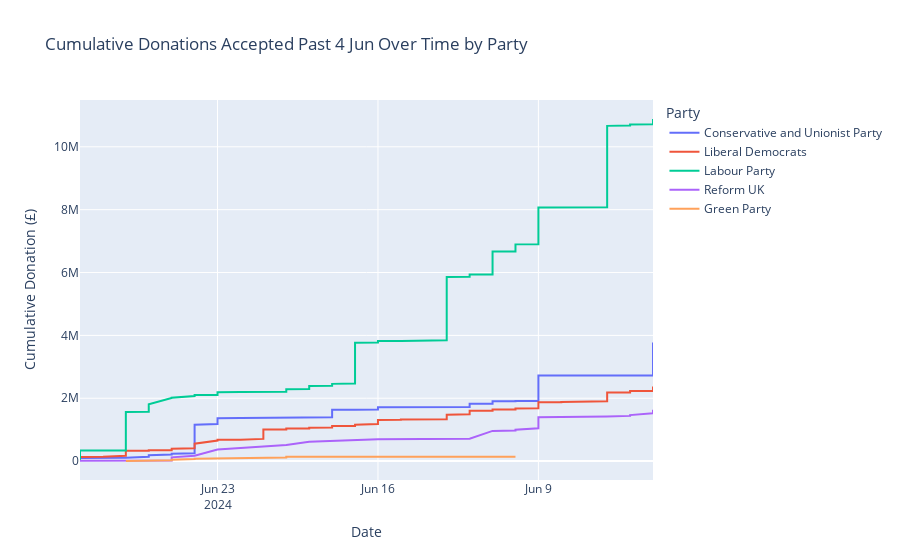

The notebook cell saved with this chart:
### Markdown cell above
## Cumulative Donations Accepted Past 4 Jun Over Time by Party

### Code cell
import pandas as pd
import plotly.express as px

# Assuming 'data' is your loaded DataFrame
# Convert 'Value' to numeric if not already done, and 'AcceptedDate' to datetime format
data['Value'] = pd.to_numeric(data['Value'], errors='coerce')
data['AcceptedDate'] = pd.to_datetime(data['AcceptedDate'], errors='coerce')

# Filter for specific parties
parties_to_keep = [
    'Conservative and Unionist Party', 'Green Party', 'Labour Party', 
    'Liberal Democrats', 'Reform UK'
]
filtered_data = data[data['RegulatedEntityName'].isin(parties_to_keep)]

# Group by 'AcceptedDate' and 'RegulatedEntityName' to calculate cumulative donations
filtered_data['Cumulative Sum'] = filtered_data.groupby('RegulatedEntityName')['Value'].cumsum()

# Rename columns for clarity
filtered_data = filtered_data.rename(columns={
    'AcceptedDate': 'Date', 
    'RegulatedEntityName': 'Party', 
    'Value': 'Donation'
})

# Plot the data with reversed X-axis
fig = px.line(
    filtered_data, 
    x='Date', 
    y='Cumulative Sum', 
    color='Party', 
    title='Cumulative Donations Accepted Past 4 Jun Over Time by Party',
    labels={'Cumulative Sum': 'Cumulative Donation (£)'}
)

# Reverse the X-axis
fig.update_layout(xaxis=dict(autorange="reversed"))

fig.show()

### Figure 1 — Plotly figure (JSON) as saved in the notebook; plotly's stock layout.template omitted (floating-point values rounded to 4 significant figures; data arrays with more than 128 entries replaced by an {"elided": "..."} marker saying what was removed)
{"data": [{"hovertemplate": "Party=Conservative and Unionist Party<br>Date=%{x}<br>Cumulative Donation (£)=%{y}<extra></extra>", "legendgroup": "Conservative and Unionist Party", "line": {"color": "#636efa", "dash": "solid"}, "marker": {"symbol": "circle"}, "mode": "lines", "name": "Conservative and Unionist Party", "orientation": "v", "showlegend": true, "type": "scatter", "x": {"elided": "288 str values"}, "xaxis": "x", "y": {"elided": "288 float values"}, "yaxis": "y"}, {"hovertemplate": "Party=Liberal Democrats<br>Date=%{x}<br>Cumulative Donation (£)=%{y}<extra></extra>", "legendgroup": "Liberal Democrats", "line": {"color": "#EF553B", "dash": "solid"}, "marker": {"symbol": "circle"}, "mode": "lines", "name": "Liberal Democrats", "orientation": "v", "showlegend": true, "type": "scatter", "x": {"elided": "206 str values"}, "xaxis": "x", "y": {"elided": "206 float values"}, "yaxis": "y"}, {"hovertemplate": "Party=Labour Party<br>Date=%{x}<br>Cumulative Donation (£)=%{y}<extra></extra>", "legendgroup": "Labour Party", "line": {"color": "#00cc96", "dash": "solid"}, "marker": {"symbol": "circle"}, "mode": "lines", "name": "Labour Party", "orientation": "v", "showlegend": true, "type": "scatter", "x": {"elided": "214 str values"}, "xaxis": "x", "y": {"elided": "214 float values"}, "yaxis": "y"}, {"hovertemplate": "Party=Reform UK<br>Date=%{x}<br>Cumulative Donation (£)=%{y}<extra></extra>", "legendgroup": "Reform UK", "line": {"color": "#ab63fa", "dash": "solid"}, "marker": {"symbol": "circle"}, "mode": "lines", "name": "Reform UK", "orientation": "v", "showlegend": true, "type": "scatter", "x": ["2024-06-29T00:00:00", "2024-06-25T00:00:00", "2024-06-25T00:00:00", "2024-06-24T00:00:00", "2024-06-23T00:00:00", "2024-06-20T00:00:00", "2024-06-20T00:00:00", "2024-06-19T00:00:00", "2024-06-18T00:00:00", "2024-06-17T00:00:00", "2024-06-16T00:00:00", "2024-06-16T00:00:00", "2024-06-12T00:00:00", "2024-06-11T00:00:00", "2024-06-10T00:00:00", "2024-06-10T00:00:00", "2024-06-09T00:00:00", "2024-06-09T00:00:00", "2024-06-09T00:00:00", "2024-06-06T00:00:00", "2024-06-05T00:00:00", "2024-06-05T00:00:00", "2024-06-04T00:00:00", "2024-06-04T00:00:00", "2024-06-04T00:00:00", "2024-06-04T00:00:00", "2024-06-04T00:00:00", "2024-06-04T00:00:00"], "xaxis": "x", "y": [10000, 20000, 120000, 170000, 370000, 495000, 512360, 612360, 632360, 650360, 675360, 691360, 711360, 961360, 971360, 996360, 1046360, 1296360, 1396360, 1417360, 1438360, 1463360, 1503360, 1513360, 1523360, 1533360, 1583360, 1633360], "yaxis": "y"}, {"hovertemplate": "Party=Green Party<br>Date=%{x}<br>Cumulative Donation (£)=%{y}<extra></extra>", "legendgroup": "Green Party", "line": {"color": "#FFA15A", "dash": "solid"}, "marker": {"symbol": "circle"}, "mode": "lines", "name": "Green Party", "orientation": "v", "showlegend": true, "type": "scatter", "x": ["2024-06-27T00:00:00", "2024-06-26T00:00:00", "2024-06-26T00:00:00", "2024-06-25T00:00:00", "2024-06-25T00:00:00", "2024-06-25T00:00:00", "2024-06-24T00:00:00", "2024-06-24T00:00:00", "2024-06-24T00:00:00", "2024-06-24T00:00:00", "2024-06-23T00:00:00", "2024-06-20T00:00:00", "2024-06-20T00:00:00", "2024-06-20T00:00:00", "2024-06-20T00:00:00", "2024-06-16T00:00:00", "2024-06-10T00:00:00"], "xaxis": "x", "y": [3000, 8001, 10501, 19501, 25501, 43420.0, 48420.0, 58420.0, 68420.0, 73420.0, 80420.0, 100400.0, 105400.0, 115400.0, 135400.0, 136400.0, 137400.0], "yaxis": "y"}], "layout": {"legend": {"title": {"text": "Party"}, "tracegroupgap": 0}, "title": {"text": "Cumulative Donations Accepted Past 4 Jun Over Time by Party"}, "xaxis": {"anchor": "y", "autorange": "reversed", "domain": [0, 1], "title": {"text": "Date"}}, "yaxis": {"anchor": "x", "domain": [0, 1], "title": {"text": "Cumulative Donation (£)"}}}}
